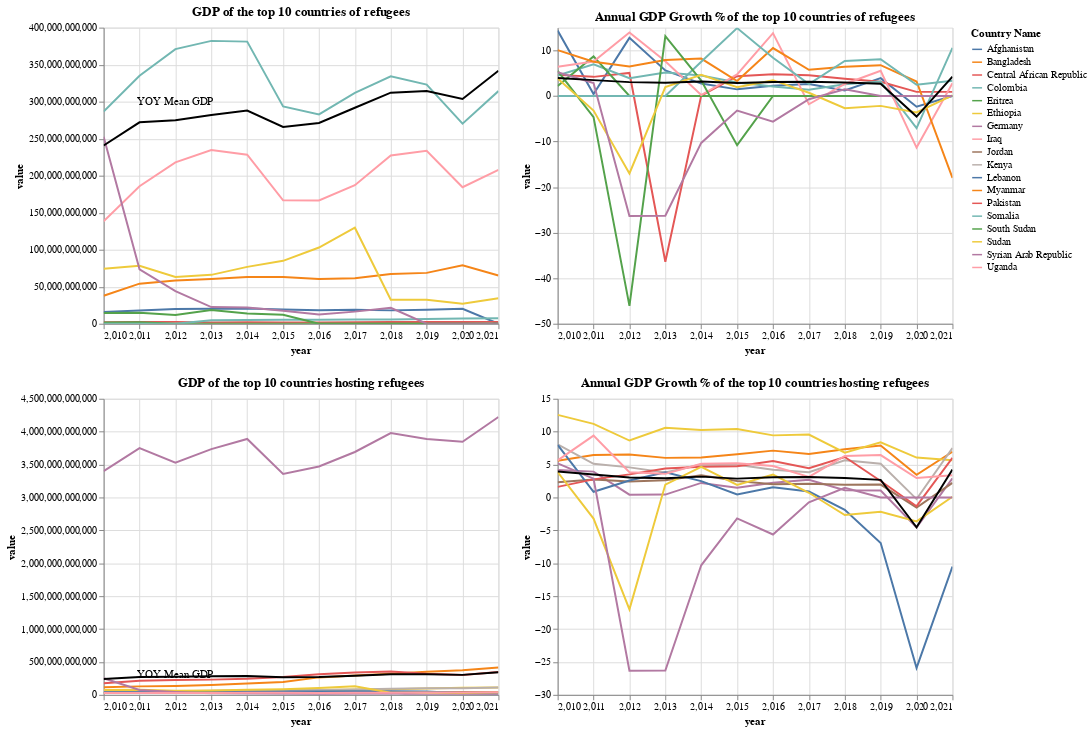

Notebook code for this chart:
### Markdown cell above
<b>Visualization 4: Economy analysis of countries with refugee activity</b>

As expected countries where refugees originate have a negative GDP and therefore, economy is shrinking. These countries also have GDP less than the average country GDP of that year.

### Code cell
def gen_gdp_line(source, title):
    gdp_line = alt.Chart(source).mark_line().encode(
  x = 'year', y = 'value', color = 'Country Name:N',tooltip = ['Country Name:N']
).properties(title = title)
    
    return gdp_line

#single = alt.selection_single(on='mouseover', nearest=True, fields = ['year'])

# Create GDP line for top 10 countries of refugees
gdp_line = gen_gdp_line(gdp_country_refugee_origin, 'GDP of the top 10 countries of refugees')

gdp_line2 = gen_gdp_line(gdp_country_refugee_asylum , 'GDP of the top 10 countries hosting refugees')


# Create YOY Mean GDP
avg_gdp_line = alt.Chart(average_gdp).mark_line(color = 'black').encode(
  x = 'year', y = 'value'

)
annotation = pd.DataFrame([[2012,300000000000,"YOY Mean GDP"]], columns = ['year','value','note'])
text3 = alt.Chart(annotation).mark_text().encode(
            x = 'year:Q', y = 'value:Q', text = 'note:N'
)

# Create YOU Mean GDP Growth
average_gdp_growth_line = alt.Chart(average_gdp_growth).mark_line(color = 'black').encode(
  x = 'year', y = 'value'

)





# Create GDP growth line
gdp_growth_line = gen_gdp_line(gdp_growth_country_refugee_origin, 'Annual GDP Growth % of the top 10 countries of refugees')
gdp_growth_line2 = gen_gdp_line(gdp_growth_country_refugee_asylum , 'Annual GDP Growth % of the top 10 countries hosting refugees')

(alt.layer(gdp_line,avg_gdp_line,text3).interactive() | alt.layer(gdp_growth_line,average_gdp_growth_line).interactive()) & (alt.layer(gdp_line2 ,avg_gdp_line,text3).interactive() | alt.layer(gdp_growth_line2,average_gdp_growth_line).interactive())
